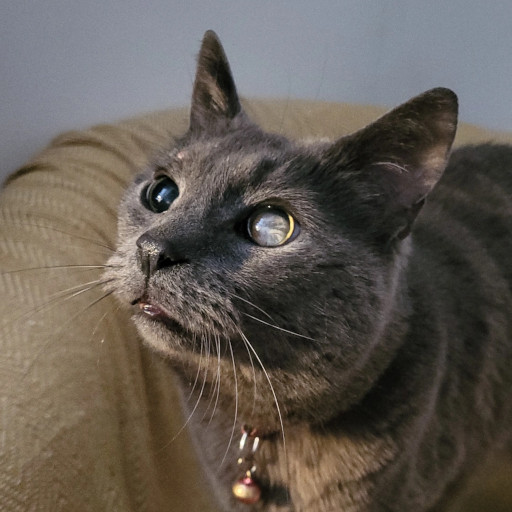
#> input picture pops_512.jpg, 512 x 512 px
$ jupyter execute gauss_filter.ipynb
#> lines starting #> are read from the running program, lines starting #| are printed output that depends on the picture
[cell 1]
import numpy as np
from PIL import Image
import matplotlib.pyplot as plt
import scipy

eps = 1.e-30
ft_scale = 16

# Either
# HIGH_PASS
# or
# LOW_PASS
filter_type = "HIGH_PASS"

[cell 2]
image = np.array(Image.open('pops_512.jpg'))
#> image is the input picture: shape (512, 512, 3); mean R, G, B 98.1, 91.1, 83.6
img = Image.fromarray(image, mode='RGB')
display(img)
img.save("output/pops.png")

r, g, b = image[:, :, 0], image[:, :, 1], image[:, :, 2]
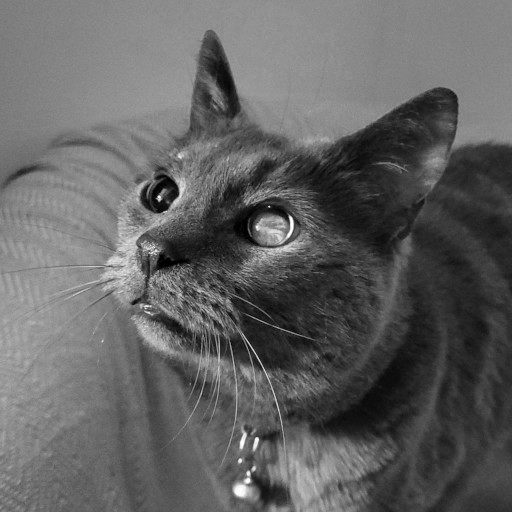
#> r: shape (512, 512); min 0, max 255, mean 98.1
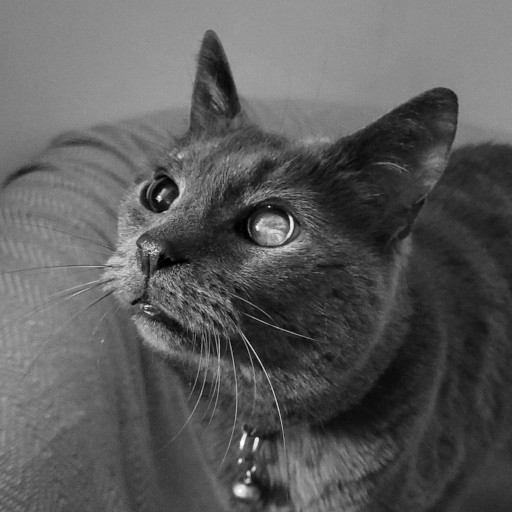
#> g: shape (512, 512); min 0, max 255, mean 91.1
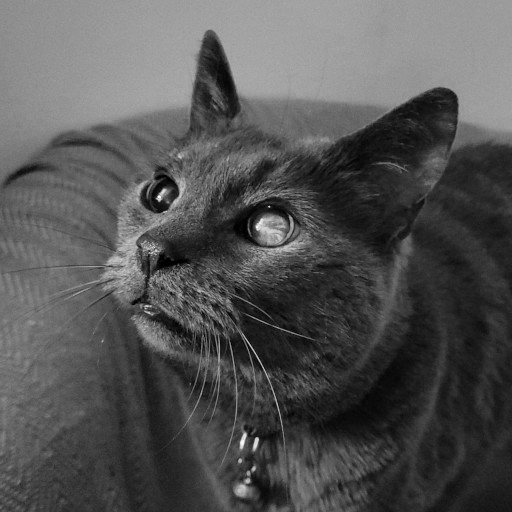
#> b: shape (512, 512); min 0, max 255, mean 83.6

[cell 3]
def prepare(arr, sf=1):
    return np.clip(arr * sf, 0, 255).astype(np.uint8)

[cell 4]
st_dev = 10 if filter_type == "HIGH_PASS" else 20
gauss_window = scipy.signal.windows.gaussian(image.shape[0], st_dev)

gaussian = gauss_window[:, np.newaxis] @ gauss_window[np.newaxis, :]

gaussian /= np.max(gaussian)

if (filter_type == "HIGH_PASS"):
    gaussian = 1 - gaussian

display(Image.fromarray(prepare(gaussian * 255), mode="L"))
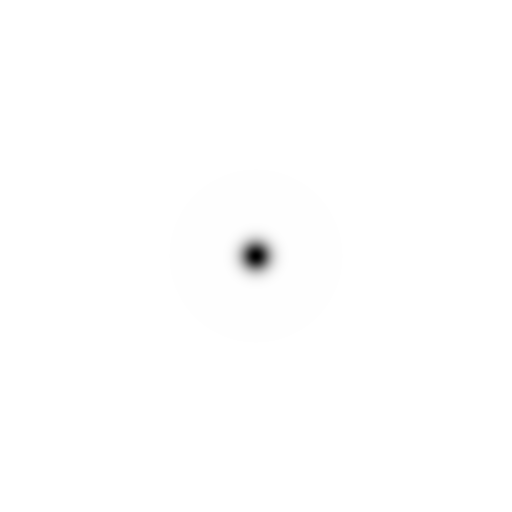
#> shown: PIL image 512x512 L; min 0, max 255, mean 254.3

[cell 5]
F_r = np.fft.fftshift(np.fft.fft2(r))
F_g = np.fft.fftshift(np.fft.fft2(g))
F_b = np.fft.fftshift(np.fft.fft2(b))

F_r_filt = F_r * gaussian
F_g_filt = F_g * gaussian
F_b_filt = F_b * gaussian

r_filt = np.fft.ifft2(np.fft.ifftshift(F_r_filt)).real
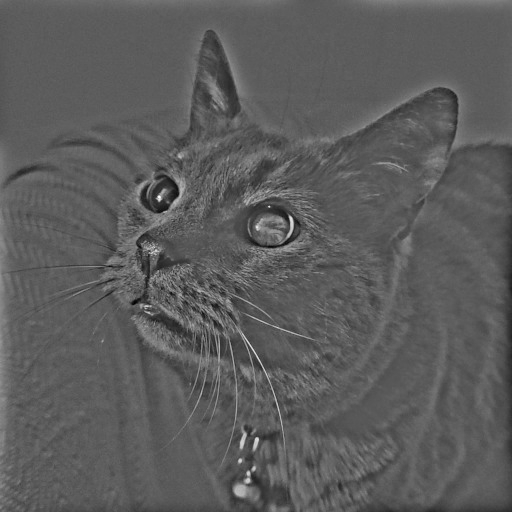
#> r_filt: shape (512, 512) float64; min -107.3, max 188.6, mean 0; drawn with min black and max white
g_filt = np.fft.ifft2(np.fft.ifftshift(F_g_filt)).real
b_filt = np.fft.ifft2(np.fft.ifftshift(F_b_filt)).real

[cell 6]
fig, axs = plt.subplots(3, 2)

fig.patch.set_visible(False)

for ax in axs.ravel():
    ax.axis('off')


axs[0, 0].imshow(prepare(np.log(np.abs(F_r.real)), sf=15), cmap='Reds_r', vmin = 0, vmax = 255)
#> call 2 of prepare, with sf = 15
#> in prepare (call 2), `return np.clip(arr * sf, 0, 255).astype(np.uint8)`:
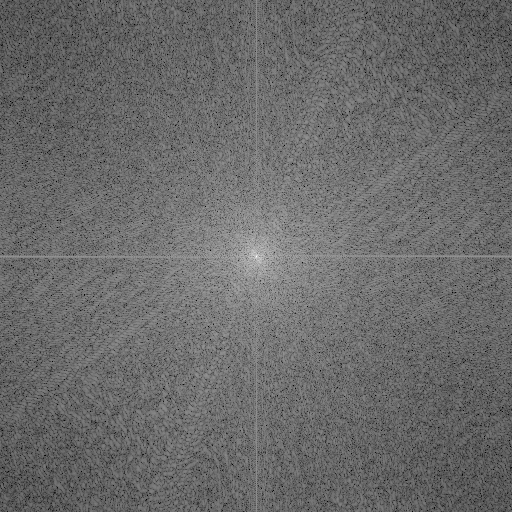
#> returned value: shape (512, 512); min 0, max 255, mean 106.4
axs[0, 1].imshow(prepare(np.log(np.abs(F_r_filt.real + eps)), sf=15), cmap='Reds_r', vmin = 0, vmax = 255)
axs[1, 0].imshow(prepare(np.log(np.abs(F_g.real)), sf=15), cmap='Greens_r', vmin = 0, vmax = 255)
axs[1, 1].imshow(prepare(np.log(np.abs(F_g_filt.real + eps)), sf=15), cmap='Greens_r', vmin = 0, vmax = 255)
axs[2, 0].imshow(prepare(np.log(np.abs(F_b.real)), sf=15), cmap='Blues_r', vmin = 0, vmax = 255)
axs[2, 1].imshow(prepare(np.log(np.abs(F_b_filt.real + eps)), sf=15), cmap='Blues_r', vmin = 0, vmax = 255)

plt.tight_layout()
plt.show()

[cell 7]
fig, axs = plt.subplots(3, 2)

fig.patch.set_visible(False)

for ax in axs.ravel():
    ax.axis('off')

axs[0, 0].imshow(r, cmap='Reds_r')
axs[0, 1].imshow(r_filt, cmap='Reds_r')
axs[1, 0].imshow(g, cmap='Greens_r')
axs[1, 1].imshow(g_filt, cmap='Greens_r')
axs[2, 0].imshow(b, cmap='Blues_r')
axs[2, 1].imshow(b_filt, cmap='Blues_r')

plt.tight_layout()
plt.show()

[cell 8]
fft_orig = prepare(np.log(np.abs(np.dstack((F_r, F_g, F_b)))), sf=15)
#> in prepare (call 8), `return np.clip(arr * sf, 0, 255).astype(np.uint8)`:
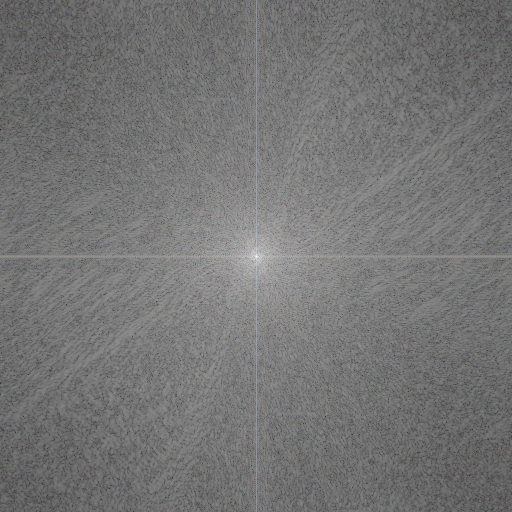
#> returned value: shape (512, 512, 3); mean of channels 0, 1, 2 116.8, 116.7, 116.8; drawn as R, G, B
fft_filt = prepare(np.log(np.abs(np.dstack((F_r_filt, F_g_filt, F_b_filt)))), sf=15)
image_filt = prepare(np.dstack((r_filt, g_filt, b_filt)))
#> in prepare (call 10), `return np.clip(arr * sf, 0, 255).astype(np.uint8)`:
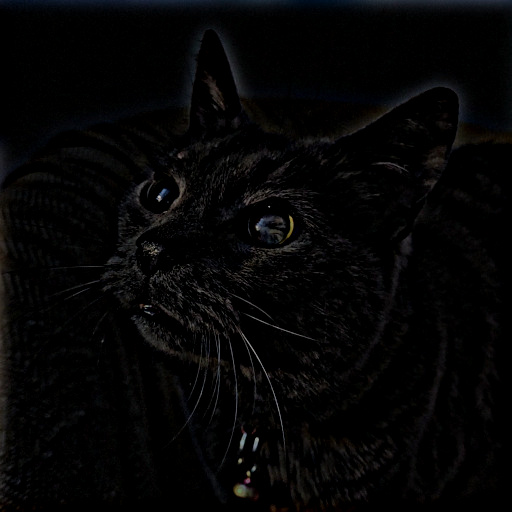
#> returned value: shape (512, 512, 3); mean of channels 0, 1, 2 4.8, 4.6, 4.9; drawn as R, G, B
